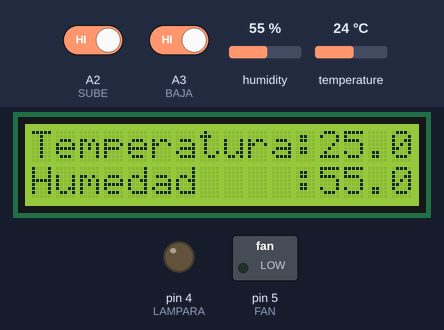
This program was run on a simulated Arduino Uno, built with avr-gcc and run on an emulated ATmega328P. Shown: 16×2 character LCD, switched loads named in the program (green lamp = pin HIGH), output pins drawn as LEDs (lit = HIGH). The inputs (shaded band) are chosen by the test bench; at power-on: humidity 55 %, temperature 24 °C, A2 (SUBE) HIGH, A3 (BAJA) HIGH. EEPROM starts erased; what the program prints to the serial monitor is not drawn.

Above: at 10.8 s.
10.9 s: humidity set to 52 %
At 12.9 s:
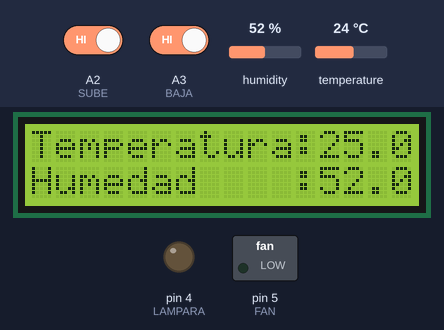
13.8 s: humidity set to 49 %
At 15.1 s:
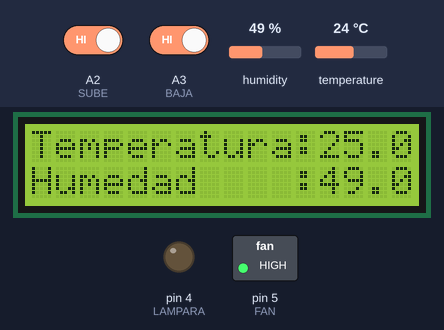
16.4 s: temperature set to 35 °C
At 17.4 s:
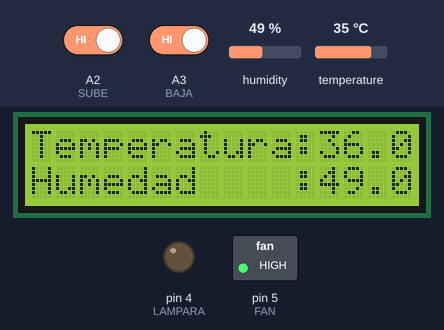
19.0 s: temperature set to 38 °C
At 20.8 s:
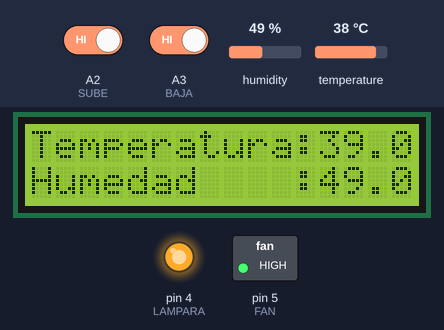
22.0 s: humidity set to 68 %
At 23.1 s:
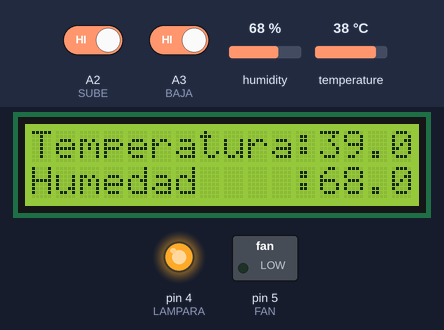
24.6 s: A2 (SUBE) driven LOW and A3 (BAJA) driven LOW
At 31.1 s:
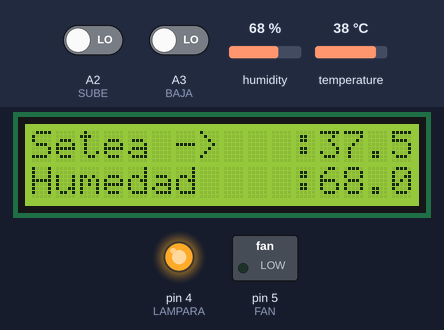
Timing chart, 0 to 32.1 s (numbered marks = the images above; inputs shaded):
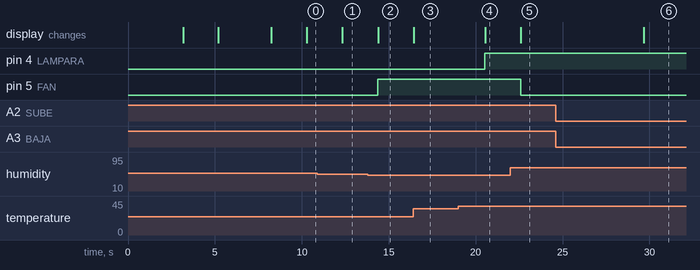

The program:

main.cpp
```cpp
/**
INCUBADORA TATO V1.0
Usa las siguientes bibliotecas Arduino:
- DHT Sensor Library: https://github.com/adafruit/DHT-sensor-library
- Adafruit Unified Sensor Lib: https://github.com/adafruit/Adafruit_Sensor
- Sin conectividad
ESTA VERSION FUE EDITADA DESDE GitHub.
**/

#include <Arduino.h>
#include <LiquidCrystal_PCF8574.h>
#include <Wire.h>
#include <DHT.h>
#include <EEPROM.h>

#define SUBE A2
#define BAJA A3
#define LAMPARA 4
#define FAN 5
#define DHTPIN 2     // Digital pin connected to the DHT sensor
// Feather HUZZAH ESP8266 note: use pins 3, 4, 5, 12, 13 or 14 --
// Pin 15 can work but DHT must be disconnected during program upload.

// Uncomment whatever type you're using!
#define DHTTYPE DHT11   // DHT 11
//#define DHTTYPE DHT22   // DHT 22  (AM2302), AM2321
//#define DHTTYPE DHT21   // DHT 21 (AM2301)

// Connect pin 1 (on the left) of the sensor to +5V
// NOTE: If using a board with 3.3V logic like an Arduino Due connect pin 1
// to 3.3V instead of 5V!
// Connect pin 2 of the sensor to whatever your DHTPIN is
// Connect pin 4 (on the right) of the sensor to GROUND
// Connect a 10K resistor from pin 2 (data) to pin 1 (power) of the sensor

// Initialize DHT sensor.
// Note that older versions of this library took an optional third parameter to
// tweak the timings for faster processors.  This parameter is no longer needed
// as the current DHT reading algorithm adjusts itself to work on faster procs.
DHT dht(DHTPIN, DHTTYPE);
LiquidCrystal_PCF8574 lcd(0x27); // set the LCD address to 0x27 for a 16 chars and 2 line display

void set_temperatura();
void set_humedad();
void sube_baja_humedad_seteada();
void sube_baja_temperatura_seteada();

float temperatura_seteada = 0.00f;
float humedad_seteada = 0.00f;
float h = 0.00f;
float t = 0.00f;
float f = 0.00f;
float aux = 0.00f;
int show = -1;

int dir_ee_temperatura = 0;
int dir_ee_humedad = 8;
int dir_ee_token = 16;

void setup()
{
  int error;
  float token = 0.0;

  pinMode(LAMPARA, OUTPUT);
  pinMode(FAN, OUTPUT);
  pinMode(A2, INPUT);
  pinMode(A3, INPUT);
  digitalWrite(A2, HIGH);
  digitalWrite(A3, HIGH);
  Serial.begin(9600);

  // Configura LCD =============================================
  Wire.begin();
  Wire.beginTransmission(0x27);
  error = Wire.endTransmission();
  Serial.print("Error: ");
  Serial.print(error);

  if (error == 0) {
    Serial.println(": LCD Ok.");
    show = 0;
    lcd.begin(16, 2); // inicializa el lcd

  } else {
    Serial.println(": LCD no encontrado.");
  }
  lcd.setBacklight(255);
  lcd.home();
  lcd.clear();
  lcd.setCursor(0, 0);
  lcd.print("     Control    ");
  lcd.setCursor(0, 1);
  lcd.print("    Incubadora  ");
  delay(3000);

// Verifica EEPROM ================================
  EEPROM.get(dir_ee_token, token);
  if ( token == 12.4 ){
    lcd.setCursor(0, 0);
    lcd.print(" Comprobando..  ");
    lcd.setCursor(0, 1);
    lcd.print(" NVRAM  OK      ");
    EEPROM.get(dir_ee_temperatura, temperatura_seteada);
    EEPROM.get(dir_ee_humedad, humedad_seteada);
 //   temperatura_seteada = 37.5f;
 //   humedad_seteada = 50.0f;
}
  else {
    lcd.setCursor(0, 0);
    lcd.print(" Comprobando..  ");
    lcd.setCursor(0, 1);
    lcd.print(" Fallo en NVRAM ");
    token = 12.4f;
    temperatura_seteada = 37.5f;
    humedad_seteada     = 50.0f;
    EEPROM.put(dir_ee_token, token);
    EEPROM.put(dir_ee_temperatura,temperatura_seteada);
    EEPROM.put(dir_ee_humedad, humedad_seteada);
  }

  delay(2000);
    lcd.setCursor(0, 0);
    lcd.print("Temp. set: ");
    lcd.print(temperatura_seteada);
    lcd.setCursor(0, 1);
    lcd.print("Hum. set:  ");
    lcd.print(humedad_seteada);
  delay(3000);

  lcd.setCursor(0,0);
  lcd.print("Temperatura:    ");
  lcd.setCursor(0,1);
  lcd.print("Humedad    :    ");
//========================================================

  Serial.println(F("DHTxx test!"));
  dht.begin();
}

void loop()
{
  if(digitalRead(SUBE)==LOW){
    set_temperatura();
  }
  if(digitalRead(BAJA)==LOW){
    set_humedad();
  }


  delay(2000);

  h = dht.readHumidity();
  t = dht.readTemperature();
  t++;
  f = dht.readTemperature(true);

  // Check if any reads failed and exit early (to try again).
  if (isnan(h) || isnan(t) || isnan(f)) {
    Serial.println(F("Failed to read from DHT sensor!"));
    return;
  }
  lcd.setCursor(12,0);
  lcd.print(t);
  lcd.setCursor(12,1);
  lcd.print(h);
  if(t > temperatura_seteada) digitalWrite(LAMPARA, HIGH);
    else digitalWrite(LAMPARA, LOW);
  if(h > humedad_seteada) digitalWrite(FAN, LOW);
    else digitalWrite(FAN, HIGH);

  // Compute heat index in Fahrenheit (the default)
  float hif = dht.computeHeatIndex(f, h);
  // Compute heat index in Celsius (isFahreheit = false)
  float hic = dht.computeHeatIndex(t, h, false);

  Serial.print(F("Humidity: "));  Serial.print(h);
  Serial.print(F("%  Temperature: ")); Serial.print(t);
  Serial.print(F("°C "));
  Serial.print(f);
  Serial.print(F("°F  Heat index: "));
  Serial.print(hic);
  Serial.print(F("°C "));
  Serial.print(hif);
  Serial.println(F("°F"));
}
//============================================================
void set_temperatura()
{
  int contador = 0;
  for(register int tiem=0; tiem<100; tiem++){
      delay(50);
      if( digitalRead(SUBE)==LOW )contador++;
      else break;
  }
  if(contador == 100) sube_baja_temperatura_seteada();

}
//============================================================
void sube_baja_temperatura_seteada()
{
  int bucles = 0;

  lcd.setCursor(0,0);
  lcd.print("Setea ->   :");
  lcd.print(temperatura_seteada);
  while(digitalRead(SUBE)==LOW);

  while(bucles<400){
    delay(10);
    bucles++;
    if(digitalRead(BAJA)==LOW) {
      while(digitalRead(BAJA)==LOW);
      bucles=0;
      temperatura_seteada-=0.1;
      lcd.setCursor(12,0);
      lcd.print(temperatura_seteada);
      }
    if(digitalRead(SUBE)==LOW) {
      while(digitalRead(SUBE)==LOW);
      bucles=0;
      temperatura_seteada+=0.1;
      lcd.setCursor(12,0);
      lcd.print(temperatura_seteada);
      }
  }
  EEPROM.put(dir_ee_temperatura, temperatura_seteada);
  EEPROM.get(dir_ee_temperatura,aux);
  if (aux == temperatura_seteada){
  lcd.setCursor(0,0);
  lcd.print("    GUARDADO    ");
    delay(2000);
  }


  lcd.setCursor(0,0);
  lcd.print("Temperatura:");
  lcd.print(t);

}
//============================================================
void set_humedad()
{
  int contador = 0;
  for(register int tiem=0; tiem<100; tiem++){
      delay(50);
      if( digitalRead(BAJA)==LOW )contador++;
      else break;
  }
  if(contador == 100) sube_baja_humedad_seteada();

}
//============================================================
void sube_baja_humedad_seteada()
{
  int bucles = 0;

  lcd.setCursor(0,1);
  lcd.print("Setea ->   :");
  lcd.print(humedad_seteada);
  while(digitalRead(BAJA)==LOW);

  while(bucles<400){
    delay(10);
    bucles++;
    if(digitalRead(BAJA)==LOW) {
      while(digitalRead(BAJA)==LOW);
      bucles=0;
      humedad_seteada-=0.1;
      lcd.setCursor(12,1);
      lcd.print(humedad_seteada);
      }
    if(digitalRead(SUBE)==LOW) {
      while(digitalRead(SUBE)==LOW);
      bucles=0;
      humedad_seteada+=0.1;
      lcd.setCursor(12,1);
      lcd.print(humedad_seteada);
      }
  }
  EEPROM.put(dir_ee_humedad, humedad_seteada);
  EEPROM.get(dir_ee_humedad,aux);
  if (aux == humedad_seteada){
  lcd.setCursor(0,1);
  lcd.print("    GUARDADO    ");
    delay(2000);
  }
  lcd.setCursor(0,1);
  lcd.print("Humedad    :");
  lcd.print(h);
}

//============================================================
```

Measured:
- the behaviour switches between 51 and 50 % on humidity (found by bisection; images 1 and 2)
- the behaviour switches between 36 and 37 °C on temperature (found by bisection; images 3 and 4)
- after the input at 10.9 s, the display: changes after 1.4 s (image 1)
- after the input at 13.8 s, pin 5 (FAN): LOW → HIGH after 0.57 s; the display: changes after 0.59 s (image 2)
- after the input at 16.4 s, the display: changes at once (image 3)
- after the input at 19.0 s, pin 4 (LAMPARA): LOW → HIGH after 1.5 s; the display: changes after 1.5 s (image 4)
- after the input at 22.0 s, pin 5 (FAN): HIGH → LOW after 0.58 s; the display: changes after 0.60 s (image 5)
- after the input at 24.6 s, the display: changes after 5.1 s (image 6)
